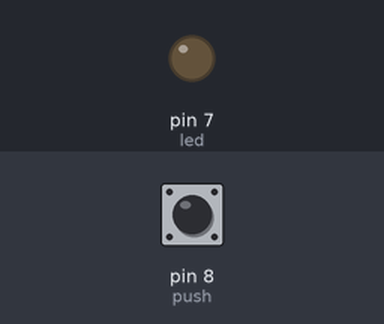
Recording of a sketch running on a simulated Arduino Uno, built with avr-gcc and run on an emulated ATmega328P. Parts: output pins drawn as LEDs (lit = HIGH). Inputs (shaded band) come from the test bench; at power-on: pin 8 (push) HIGH.

Above: at 1.2 s.
1.3 s: pin 8 (push) pulled LOW for 0.15 s
At 1.37 s:
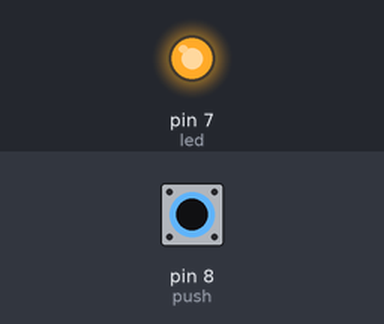
2.9 s: pin 8 (push) pulled LOW for 3.2 s
At 7.3 s:
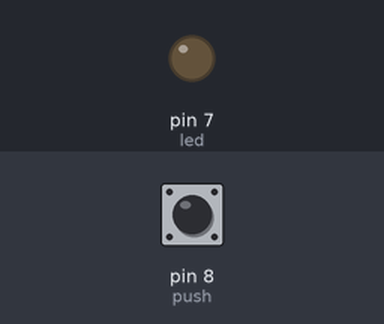
Timing chart, 0 to 8.8 s (numbered marks = the images above; inputs shaded):
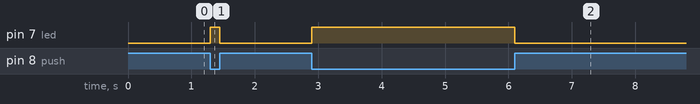

The sketch:

brilliant_turing1.ino
```cpp
#define push 8
#define led 7
void setup()
{
 pinMode(push,INPUT_PULLUP);
 pinMode(led,OUTPUT);
}

void loop()
{
bool pushvalue = digitalRead(push);
  if(pushvalue==LOW)
  {
digitalWrite(led,HIGH);
  }
  else
  {
  digitalWrite(led,LOW);
  }
}
```

Measured:
- after the input at 1.3 s, pin 7 (led): LOW → HIGH at once, → LOW 0.15 s later
- after the input at 2.9 s, pin 7 (led): LOW → HIGH at once, → LOW 3.2 s later
